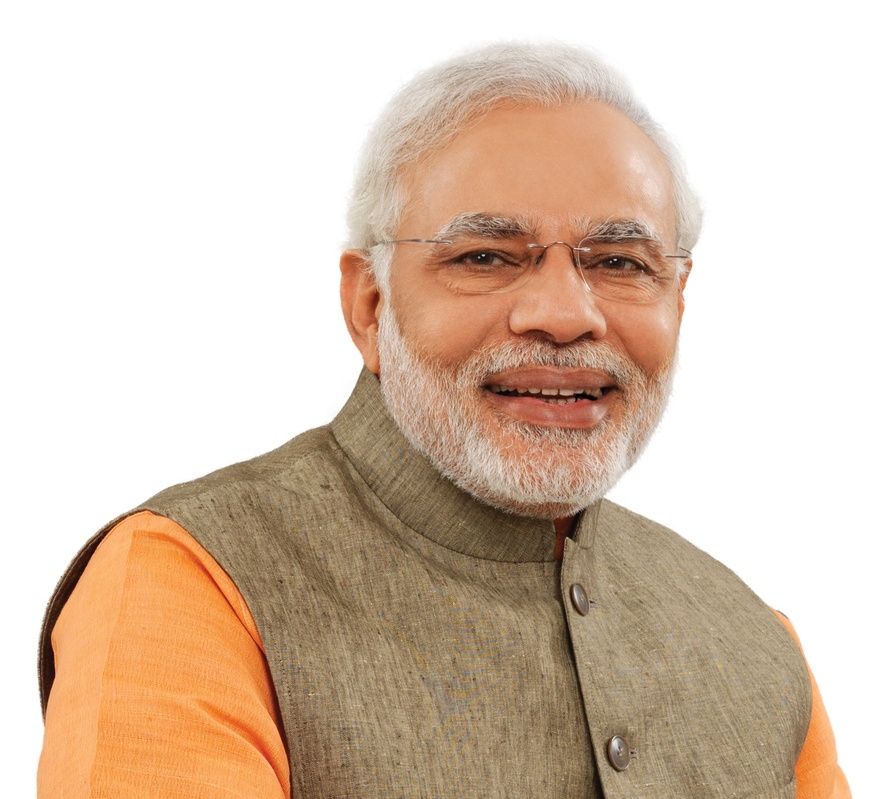
#> input picture OpenCv/image_examples/Modi.jpg, 883 x 799 px, shrunk from 1500 x 1358 before the run, found by its file name
$ jupyter execute Haar_cascade.ipynb
#> lines starting #> are read from the running program, lines starting #| are printed output that depends on the picture; after the words box and inside, x2 and y2 are one past the last pixel; in counts of white or black regions, pixels touching at a corner belong together
## Haar Cascade Classifier

[cell 1]
import numpy as np
import cv2

[cell 2]
face_classifier = cv2.CascadeClassifier("Haarcascades\haarcascade_frontalface_default.xml")

[cell 3]
image = cv2.imread("image_examples\modi.jpg")
#> image is the input picture: shape (799, 883, 3); mean B, G, R 178.5, 196.6, 217.3
gray = cv2.cvtColor(image, cv2.COLOR_BGR2GRAY)
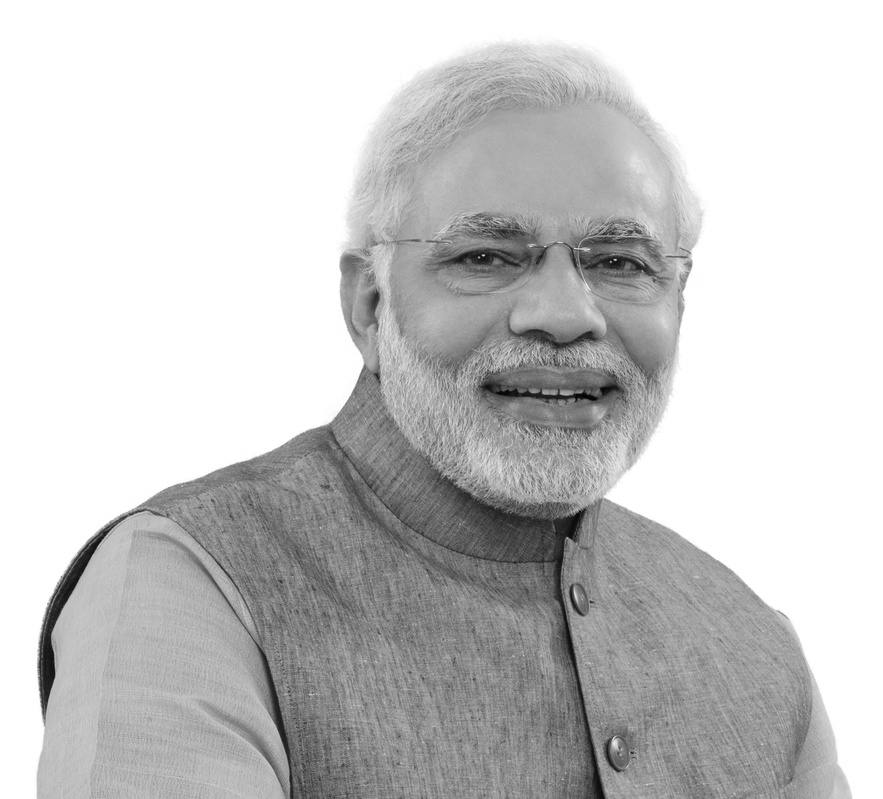
#> gray: shape (799, 883); min 2, max 255, mean 200.7

#### Small point to note here

OpenCV reads an image bydefault in the format of BGR and Not RGB hence while reforming an array to image you will get switched colors

[cell 4]
def show(name, img):
    cv2.imshow(name, img)
    cv2.waitKey()
    cv2.destroyAllWindows()

[cell 5]
faces = face_classifier.detectMultiScale(gray,1.3,20)
#> faces = ()

[cell 6]
faces

[cell 7]
if faces is ():
    print('no faces found')
for (x,y,w,h) in faces:
    cv2.rectangle(image,(x,y), (x+w,y+h),(127,0,255),2)
    cv2.imshow('Face Detection', image)
    cv2.waitKey(0)
    cv2.destroyAllWindows()
#> this loop made 0 passes

### Lets combine Face and Eye Detection

[cell 8]
import numpy as np
import cv2
face_classifier = cv2.CascadeClassifier("Haarcascades\haarcascade_frontalface_default.xml")
eye_classifier = cv2.CascadeClassifier("Haarcascades\haarcascade_eye.xml")

img = cv2.imread("image_examples\obama.jpg")
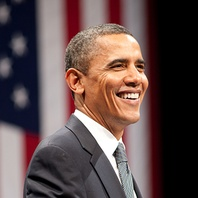
#> input picture OpenCv/image_examples/obama.jpg, 198 x 198 px, shrunk from 337 x 337 before the run, found by its file name
#> img is the input picture: shape (198, 198, 3); mean B, G, R 76.1, 77.4, 96.6
gray = cv2.cvtColor(img,cv2.COLOR_BGR2GRAY)
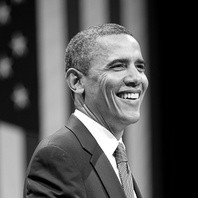
#> gray: shape (198, 198); min 0, max 255, mean 83
faces = face_classifier.detectMultiScale(gray,1.3,5)
#> faces = [[95, 39, 67, 67]]

[cell 9]
if faces is ():
    print('no faces found')
for (x,y,w,h) in faces:
    cv2.rectangle(img,(x,y), (x+w,y+h),(127,0,255),2)
    cv2.imshow('Face Detection', image)
    cv2.waitKey(0)
    roi_gray = gray[y:y+h,x:x+w]
    roi_color = img[y:y+h,x:x+w]
    eyes = eye_classifier.detectMultiScale(roi_gray)
    for(ex,ey,ew,eh) in eyes:
        cv2.rectangle(roi_color,(ex,ey),(ex+ew,ey+eh),(255,255,0),2)
        cv2.imshow('img',img)
    cv2.waitKey()
    cv2.destroyAllWindows()
#> this loop made 1 pass
#> pass 1, `roi_gray = gray[y:y+h,x:x+w]`:
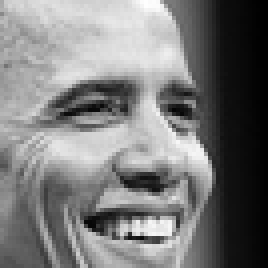
#> roi_gray: shape (67, 67) (shown 4 times larger); min 0, max 254, mean 122.2
#> pass 1, `roi_color = img[y:y+h,x:x+w]`:
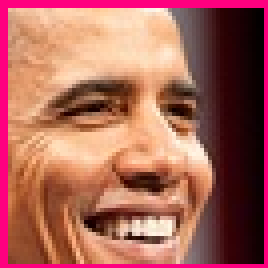
#> roi_color: shape (67, 67, 3) (shown 4 times larger); mean B, G, R 89.6, 100.6, 169.5
#> after the loop:
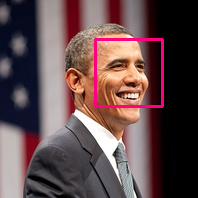
#> img: shape (198, 198, 3); 2.04% of pixels changed, all inside (x1, y1, x2, y2) = (94, 38, 164, 108)
